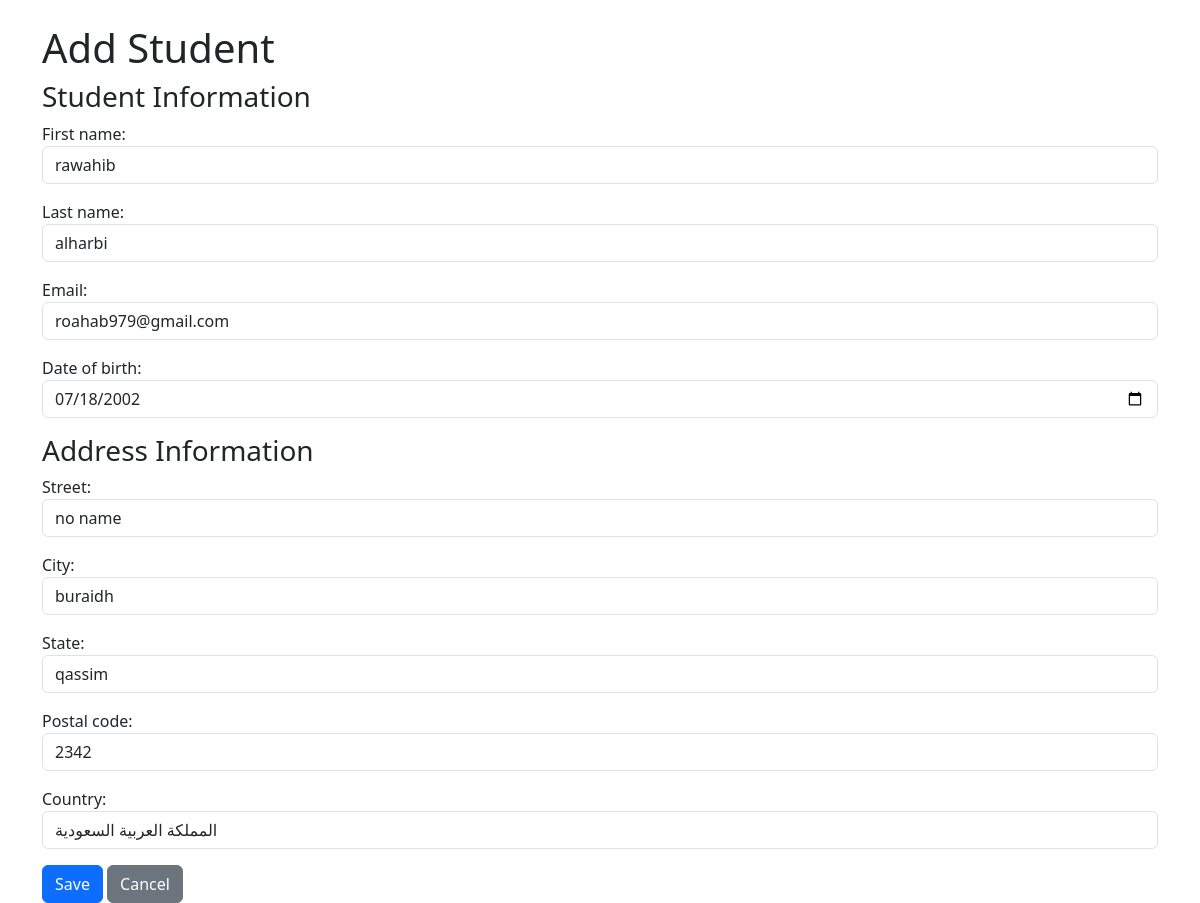
Page /students/1/edit/ on the committed database.
### students/models.py (models this page shows, shortened)
class Student(models.Model):
    first_name = models.CharField(max_length=50)
    last_name = models.CharField(max_length=50)
    email = models.EmailField(unique=True)
    date_of_birth = models.DateField()
    address = models.OneToOneField(Address, on_delete=models.CASCADE, related_name='student')

class Address(models.Model):
    street = models.CharField(max_length=100)
    city = models.CharField(max_length=50)
    state = models.CharField(max_length=50)
    postal_code = models.CharField(max_length=10)
    country = models.CharField(max_length=50)

### students/views.py (the view)
# urls.py: path('<int:pk>/edit/', views.student_update, name='student_update'),
def student_update(request, pk):
    student = get_object_or_404(Student, pk=pk)
    address = student.address
    if request.method == 'POST':
        student_form = StudentForm(request.POST, instance=student)
        address_form = AddressForm(request.POST, instance=address)
        if student_form.is_valid() and address_form.is_valid():
            address_form.save()
            student_form.save()
            return redirect('student_list')
    else:
        student_form = StudentForm(instance=student)
        address_form = AddressForm(instance=address)
    return render(request, 'students/student_form.html', {
        'student_form': student_form,
        'address_form': address_form,
    })

### students/forms.py
class StudentForm(forms.ModelForm):
    class Meta:
        model = Student
        fields = ['first_name', 'last_name', 'email', 'date_of_birth']
        widgets = {
            'first_name': forms.TextInput(attrs={'class': 'form-control'}),
            'last_name': forms.TextInput(attrs={'class': 'form-control'}),
            'email': forms.EmailInput(attrs={'class': 'form-control'}),
            'date_of_birth': forms.DateInput(attrs={'class': 'form-control', 'type': 'date'}),
        }

class AddressForm(forms.ModelForm):
    class Meta:
        model = Address
        fields = ['street', 'city', 'state', 'postal_code', 'country']
        widgets = {
            'street': forms.TextInput(attrs={'class': 'form-control'}),
            'city': forms.TextInput(attrs={'class': 'form-control'}),
            'state': forms.TextInput(attrs={'class': 'form-control'}),
            'postal_code': forms.TextInput(attrs={'class': 'form-control'}),
            'country': forms.TextInput(attrs={'class': 'form-control'}),
        }

### students/templates/students/student_form.html (shortened to what this page needs)
{% extends 'students/base.html' %}
{% block content %}
<h1>{% if form.instance.pk %}Edit{% else %}Add{% endif %} Student</h1>
<form method="post">
    <h3>Student Information</h3>
    {{ student_form.as_p }}
    <h3>Address Information</h3>
    {{ address_form.as_p }}
    <button type="submit" class="btn btn-primary">Save</button>
    <a href="{% url 'student_list' %}" class="btn btn-secondary">Cancel</a>
</form>
{% endblock %}

### rows in the picture
Student: first_name "rawahib", last_name "alharbi", email "roahab979@gmail.com", date_of_birth "07/18/2002"
Address: street "no name", city "buraidh", state "qassim", postal_code "2342", country "المملكة العربية السعودية"
